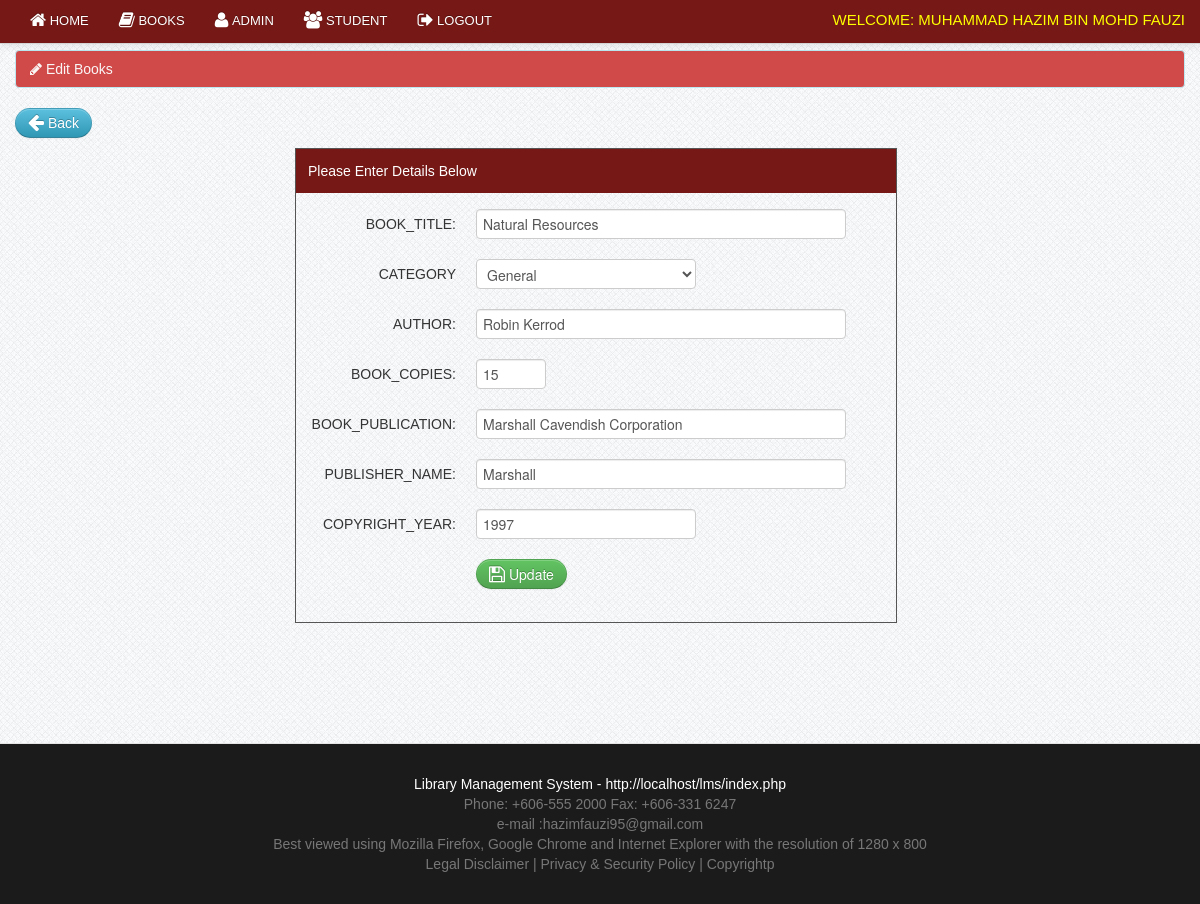
The page /member/edit_book.php?id=15 (signed in) on the database its author committed.
### tables this page shows
CREATE TABLE `member` (
  `member_id` int(11) NOT NULL,
  `matric_no` varchar(100) NOT NULL,
  `name` varchar(100) NOT NULL,
  `ic_number` varchar(12) NOT NULL,
  `password` varchar(20) NOT NULL,
  `gender` varchar(10) NOT NULL,
  `address` varchar(100) NOT NULL,
  `contact` varchar(100) NOT NULL,
  `year_level` varchar(100) NOT NULL,
  `level` varchar(5) NOT NULL,
  `status` varchar(10) NOT NULL
);

CREATE TABLE `book` (
  `book_id` int(11) NOT NULL,
  `book_title` varchar(100) NOT NULL,
  `category_id` varchar(50) NOT NULL,
  `author` varchar(50) NOT NULL,
  `book_copies` int(11) NOT NULL,
  `book_pub` varchar(100) NOT NULL,
  `publisher_name` varchar(100) NOT NULL,
  `copyright_year` int(11) NOT NULL
);

### member/session.php (called while the page is built, shortened)
<?php
$session_id=$_SESSION['id'];
?>

### member/edit_book.php (the view, shortened to what this page needs)
<?php include('header.php'); ?>
<?php include('session.php'); ?>
<?php include('admin_navbar.php'); ?>
<?php $get_id = $_GET['id']; ?>
    <div class="container">
		<div class="margin-top">
			<div class="row">
			<div class="span12">
		<?php
		$query=mysql_query("select * from book where book_id='$get_id'")or die(mysql_error());
		$row=mysql_fetch_array($query);
		?>
             <div class="alert alert-info"><i class="icon-pencil"></i>&nbsp;Edit Books</div>
			<p><a class="btn btn-info" href="admin_books.php"><i class="icon-arrow-left icon-large"></i>&nbsp;Back</a></p>
	<div class="addstudent">
	<div class="details">Please Enter Details Below</div>
	<form class="form-horizontal" method="POST" action="update_books.php" enctype="multipart/form-data">
         <div class="control-group">
			<label class="control-label" for="inputEmail">Book_title:</label>
			<div class="controls">
			<input type="text" class="span4" id="inputEmail" name="book_title" value="<?php echo $row['book_title']; ?>" placeholder="Book Title" required>
            </div>
		</div>
		<div class="control-group">
			<label class="control-label" for="inputPassword">Category</label>
			<div class="controls">
			<select name="category_id">
			<option><?php echo $row['category_id']; ?></option>
			</select>
		</div>
		</div>
        <div class="control-group">
			<label class="control-label" for="inputEmail">Author:</label>
			<div class="controls">
	<input type="text"  class="span4" id="inputPassword" name="author" value="<?php echo $row['author']; ?>"  placeholder="Author" required>
			</div>
		</div>
		<div class="control-group">
			<label class="control-label" for="inputPassword">Book_copies:</label>
			<div class="controls">
			<input class="span1" type="text" id="inputPassword" name="book_copies" value="<?php echo $row['book_copies']; ?>" placeholder="book_copies" required>
			</div>
		</div>
		<div class="control-group">
			<label class="control-label" for="inputPassword">Book_publication:</label>
			<div class="controls">
			<input type="text" class="span4"  id="inputPassword" name="book_pub" value="<?php echo $row['book_pub']; ?>" placeholder="book_pub" required>
			</div>
		</div>
		<div class="control-group">
			<label class="control-label" for="inputPassword">Publisher_name:</label>
			<div class="controls">
			<input type="text" class="span4" id="inputPassword" name="publisher_name" value="<?php echo $row['publisher_name']; ?>" placeholder="publisher_name" required>
			</div>
		</div>
		<div class="control-group">
			<label class="control-label" for="inputPassword">Copyright_year:</label>
			<div class="controls">
			<input type="text" id="inputPassword" name="copyright_year" value="<?php echo $row['copyright_year']; ?>" placeholder="copyright_year" required>
			</div>
		</div>
		<div class="control-group">
			<div class="controls">
			<button name="submit" type="submit" class="btn btn-success"><i class="icon-save icon-large"></i>&nbsp;Update</button>
			</div>
		</div>
    </form>
			</div>
			</div>
			</div>
		</div>
    </div>
<?php include('footer.php') ?>

### member/admin_navbar.php (shortened to what this page needs)
 <div class="navbar navbar-fixed-top navbar-inverse">
       <div class="navbar-inner">
           <div class="container">
               <div class="nav-collapse collapse">
<ul class="nav">
<li><a href="admin_dashboard.php"><i class="icon-home icon-large"></i>&nbsp;Home</a></li>
               <li><a href="admin_books.php"><i class="icon-book icon-large"></i>&nbsp;Books</a></li>
               <li><a href="admin.php"><i class="icon-user icon-large"></i>&nbsp;Admin</a></li>
               <li><a href="admin_student.php"><i class="icon-group icon-large"></i>&nbsp;Student</a></li>
   <li><a href="logout.php"><i class="icon-signout icon-large"></i>&nbsp;Logout</a></li>
</ul>
 <div class="pull-right">
	<div class="admin">Welcome:
                   <?php
	$query = mysql_query("select name from member where member_id = '$session_id'")or die(mysql_error());
	$row=mysql_fetch_array($query);
	echo $row[0];
	?>
                   </div>
                </div>
               </div>
           </div>
       </div>
   </div>

### css/docs.css (style rules this page uses)
body { font-family:'TR Century Gothic',Helvetica,Arial,sans-serif !important; }
.btn { border-radius: 25px !important; }
.alert { text-shadow: none; }
.addstudent { border: 1px solid #555555; margin-bottom: 50px; margin-left: 280px; padding-bottom: 13px; width: 600px; }
.details { background: none repeat scroll 0 0 #751816; color: #FFFFFF; margin-bottom: 16px; padding: 12px; }
.form-horizontal .control-label { float: left; padding-top: 5px; text-align: right; width: 160px; text-transform:uppercase; }
.nav li a { text-transform:uppercase; }
.admin { color: yellow; font-size: 15px; margin-top: 10px; text-transform: uppercase; }
.margin-top { margin-top:50px; }
body { background: url(../img/grid_noise.png); position: relative; }
body > .navbar { font-size: 13px; }

### css/print.css (style rules this page uses)
.navbar { display:none; }
.btn { display:none; }
.alert { display:none; }
body { font-family:arial; font-size:13px; }
.nav { display:none; }

### rows shown on the page
member: name "MUHAMMAD HAZIM BIN MOHD FAUZI"
book: book_title "Natural Resources", category_id "General", author "Robin Kerrod", book_copies "15", book_pub "Marshall Cavendish Corporation", publisher_name "Marshall", copyright_year "1997"
